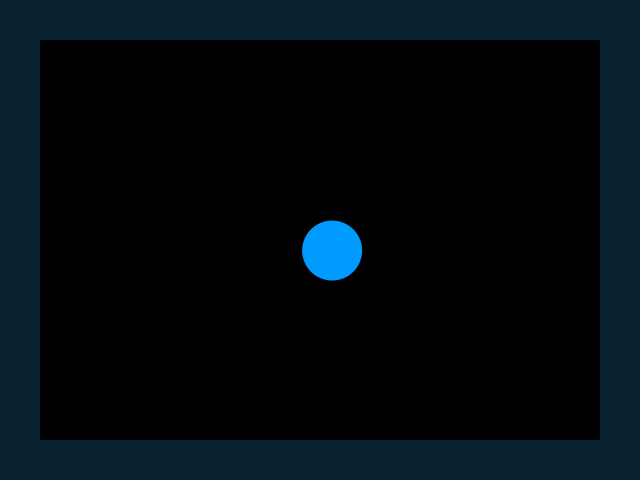
Frame 1 (no input)
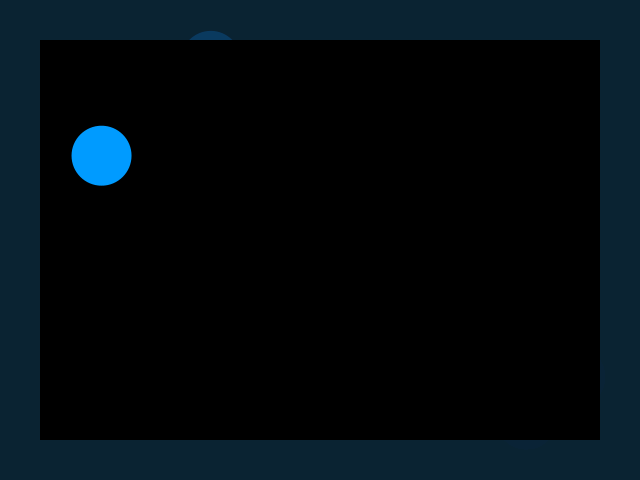
Frame 60 (the mouse pressed at the canvas centre just before this capture)
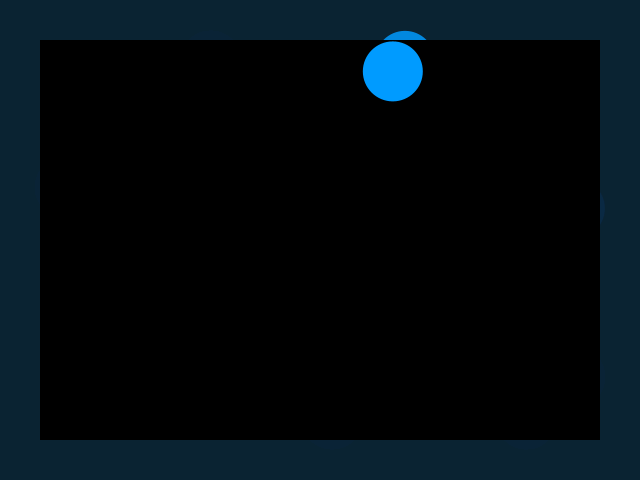
Frame 120 (the mouse held since frame 60 and released just before this capture)

The Processing sketch that drew these frames (run headless with seeded random() and noise(); from frame 60 on, the mouse is pressed at the canvas centre):

// Processing sketch: Ping_Pong_Test
// ── Ping_Pong_Test.pde
//////////////// Ping Pong прототип

//////////////// общие параметры 
int resX = 640, resY = 480;   // размер изображения
float G = 40;                 // граница

///////////////// Объекты
class c_ball   // Мячик
{
  float x, y, dx, dy, r;                       // положение, приращения, радиус 

  c_ball(float rr)                             // конструктор объекта - инициализация начальных параметров
  { 
    x = resX / 2; y = resY / 2; dx = 12.137; dy = 10.538; r = rr;
  }                               
  void regenerate()                            // перемещение и отрисовка  
  {                                               
    x += dx; y += dy;                          
    if (x - r < G || x + r > resX - G) dx = -dx;
    if (y - r < G || y + r > resY - G) dy = -dy;
    fill(0, 155, 255); ellipse(x, y, r * 2, r * 2); 
  }  
}

////////////////// создаём
c_ball b1 = new c_ball(30);

//////////////// Инициализация и цикл рисования
void settings() { size(resX, resY); }

void setup() { noStroke(); frameRate(30); rectMode(CORNERS); background(10, 35, 50); } 

void draw()
{
  fill(10, 35, 50, 40);                                          // плавно стираем бордюр, 
  rect (0, 0, resX, G); rect (0, resY - G, resX, resY);          // так, что бы не затронуть
  rect (0, G, G, resY - G); rect (resX - G, G, resX, resY - G);  // поле для мячика   
  fill(0); rect (G, G, resX - G, resY - G);                      // а это как раза поле  
  b1.regenerate();                                               // а это мячик 
}
